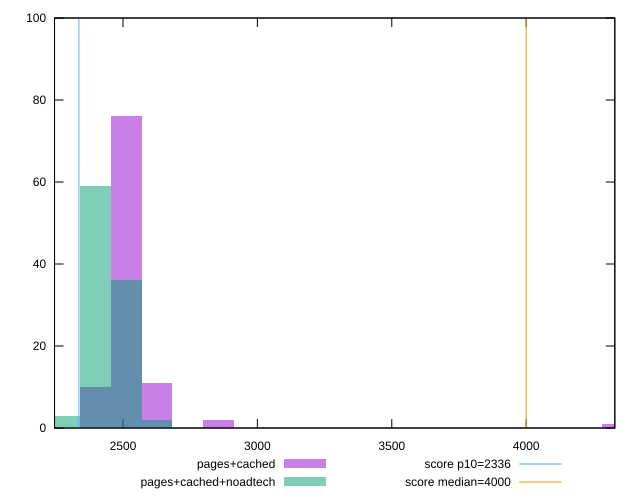

Reproduce this figure in gnuplot.
reset

$pagesCached <<EOF
4339.678132236652 1
2512.445234452799 76
2626.64729056429 11
2855.0514027872714 2
2398.243178341308 10
EOF

$pagesCachedNoadtech <<EOF
2512.445234452799 36
2398.243178341308 59
2626.64729056429 2
2284.041122229817 3
EOF

set key outside below
set boxwidth 114.20205611149086
set xrange [2245.366:4329.7725]
set yrange [0:100]
set trange [0:100]
set style fill transparent solid 0.5 noborder

set parametric
set terminal svg size 640, 500 enhanced background rgb 'white'
set output "report_00009_2021-02-08T22-37-41.559Z/first-meaningful-paint/comparison/histogram/1_vs_2.svg"

plot $pagesCached title "pages+cached" with boxes, \
     $pagesCachedNoadtech title "pages+cached+noadtech" with boxes, \
     2336,t title "score p10=2336", \
     4000,t title "score median=4000"

reset
